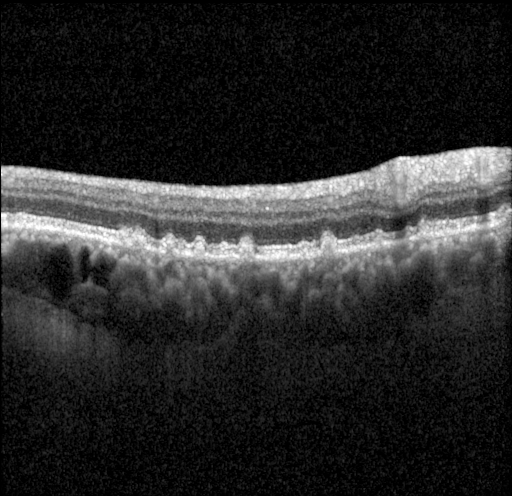
#> input picture sample-scan/volume1/1-Input.tif, 512 x 496 px
$ python -i filterfunctions.py   (imports and definitions only)   (older library calls are emulated)
#> lines starting #> are read from the running program, lines starting #| are printed output that depends on the picture; after the words box and inside, x2 and y2 are one past the last pixel; in counts of white or black regions, pixels touching at a corner belong together
import time
import numpy as np
from scipy import ndimage
import matplotlib.pyplot as plt
from skimage.filters.rank import mean_bilateral
from skimage.restoration import denoise_bilateral

from subfunctions import *

def show_image( image, block = True ):
    plt.imshow( image, cmap = plt.get_cmap('gray'))
    plt.show(block)

def biggestRegs(img):
    lbim, numL= ndimage.label(img)
    hist = np.histogram(lbim,bins=np.arange(numL+5))
    ls=hist[0]
    ln=hist[1]
    ln=ln[:-1]
    ## handle the 0 value label
    q=np.where(img==0)
    py=q[0][0]
    px=q[1][0]

    zeroL=lbim[py][px]
    ls[zeroL]=0
    max=np.amax(ls)
    ls[ls<max]=0
    l2k=ln[ls>0]

    for i in range(0,len(l2k)):
      ll=l2k[i]

      lbim[lbim==ll]=-1
    img[lbim>=0]=0

def removeSmallRegs(img,regSize):
    lbim, numL= ndimage.label(img)
    hist = np.histogram(lbim,bins=np.arange(numL+10))
    ls=hist[0]
    ln=hist[1]
    ln=ln[:-1]
    ls[0]=0
    ls[ls<regSize]=0
    l2k=ln[ls>0]
    for i in range(0,len(l2k)):
      ll=l2k[i]
      lbim[lbim==ll]=-1
    img[lbim>=0]=0

# [33 lines left out: functions FilterBilateral, computeHistogrammThreshold, not called in this run]

def getTopRNFL(img,threshold=150,debug=False):
   #threshold image
    th=threshold*0.3 # heuristik
    temp=np.copy(img)
    temp[temp<=th]=0
    temp[temp>th]=255


    removeSmallRegs(temp,50)
    biggestRegs(temp)
    height,width=temp.shape

    pointList=[]
    for x in range(0,width):
      #extract a column
      column=temp[:,x]
      y=np.argmax(column)
      if y==0:
        continue
      pointList.append([x,y])
    pts=np.array(pointList)

    xR=pts[:,0]
    yR=pts[:,1]
    offset=1
    x=xR[offset:-offset:]
    y=yR[offset:-offset:]
    z = np.polyfit(x, y, 10)
    newPoints=np.poly1d(z)
    pointList=[]

    for i in range(0,width):
        xval=i
        yval=max(0,min(int(newPoints(xval)),img.shape[0]-1))
        pointList.append([xval,yval])

    ar=np.array(pointList)
    if debug==True:
        plt.imshow(temp,cmap='gray')
        xpos=ar[:,0]
        ypos=ar[:,1]
        plt.plot(xpos,ypos,'g',lw=3)
        plt.show()
    return ar

# [546 lines left out: functions thresholdImage, normal_RPE_estimation, getIdealRPELine, getCenterLine, removeOutliers, show_images and 3 more, not called in this run]

>>> import cv2
>>> picture = cv2.imread('sample-scan/volume1/1-Input.tif', cv2.IMREAD_GRAYSCALE)
#> picture is the input picture: shape (496, 512); min 0, max 255, mean 41.6
>>> result = getTopRNFL(picture)
#> in getTopRNFL, `temp[temp<=th]=0`:
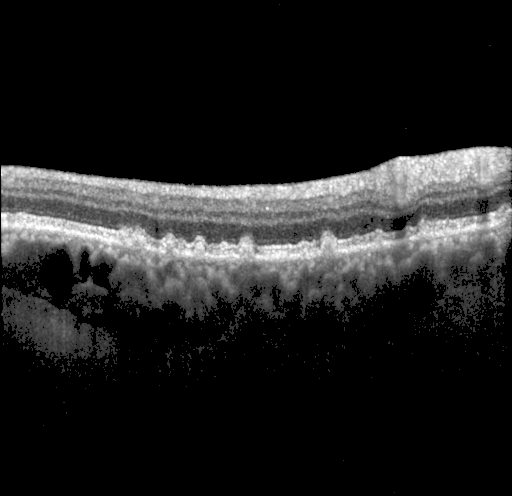
#> temp: shape (496, 512); min 0, max 255, mean 32.5
#> in getTopRNFL, `temp[temp>th]=255`:
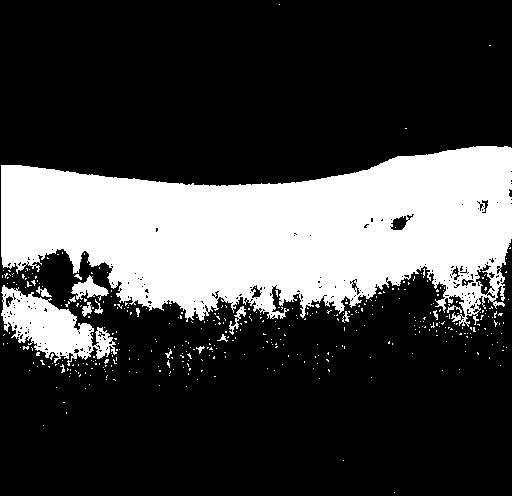
#> temp: shape (496, 512); 26.4% white; 412 white regions (395 under 20 px), largest, box (x1, y1, x2, y2) and area: (1, 146, 512, 327) 60539, (1, 285, 117, 366) 4206, (71, 275, 109, 301) 446
#> in removeSmallRegs, `lbim, numL= ndimage.label(img)`:
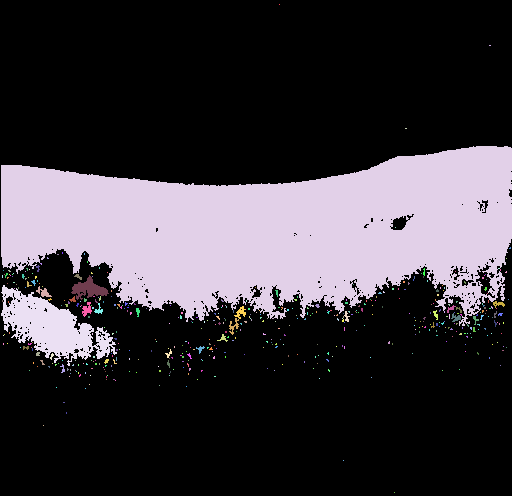
#> lbim: shape (496, 512) int32; 498 distinct labels, from 0 to 497; one colour per label, 0 black
#> in removeSmallRegs, `lbim, numL= ndimage.label(img)`: numL = 497
#> in removeSmallRegs, `ls=hist[0]`: ls = 506 values, max 187035 at index 0, min 0 at index 498, mean 501.9
#> in removeSmallRegs, `ln=hist[1]`: ln = 507 values from 0 to 506
#> in removeSmallRegs, `ln=ln[:-1]`: ln = 506 values from 0 to 505
#> in removeSmallRegs, `l2k=ln[ls>0]`: l2k = [4, 40, 65, 67, 117, 147, 231]
#> the loop in removeSmallRegs, `for i in range(0,len(l2k)):` made 7 passes
#> ll on passes 1 to 7: 4, 40, 65, 67, 117, 147, 231
#> after the loop in removeSmallRegs, `for i in range(0,len(l2k)):`: lbim: shape (496, 512) int32; 492 distinct labels, from -1 to 497
#> in removeSmallRegs, `img[lbim>=0]=0`:
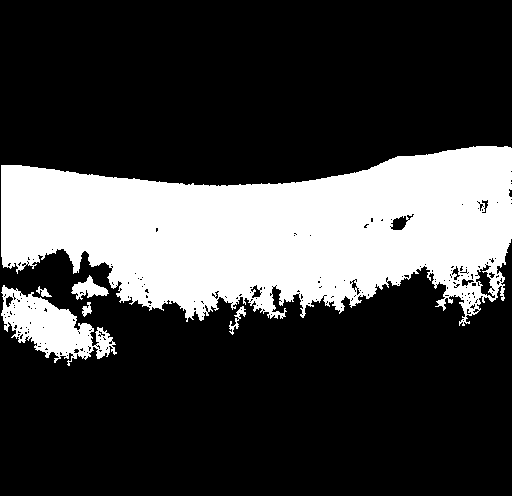
#> img: shape (496, 512); 25.7% white; 6 white regions, box (x1, y1, x2, y2) and area: (1, 146, 512, 326) 60342, (1, 285, 117, 366) 4186, (71, 275, 109, 300) 435, (229, 306, 246, 335) 139, (82, 302, 92, 317) 83, (36, 286, 52, 297) 77
#> in biggestRegs, `lbim, numL= ndimage.label(img)`:
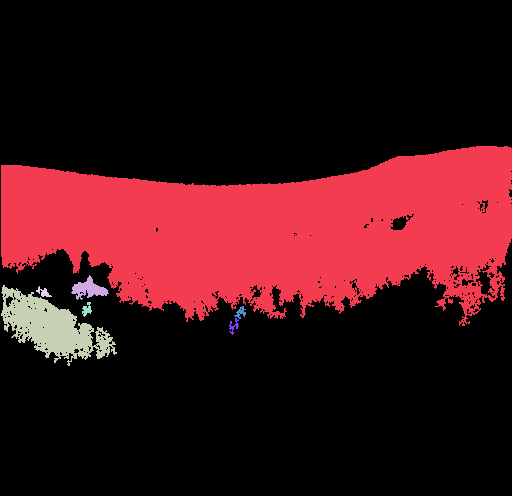
#> lbim: shape (496, 512) int32; 8 distinct labels, from 0 to 7; one colour per label, 0 black
#> in biggestRegs, `lbim, numL= ndimage.label(img)`: numL = 7
#> in biggestRegs, `hist = np.histogram(lbim,bins=np.arange(numL+5))`: hist = ([188690, 60342, 435, 4186, 77, 83, 71, 68, 0, 0, 0], [0, 1, 2, 3, 4, 5, 6, 7, 8, 9, 10, 11])
#> in biggestRegs, `ls=hist[0]`: ls = [188690, 60342, 435, 4186, 77, 83, 71, 68, 0, 0, 0]
#> in biggestRegs, `ln=hist[1]`: ln = [0, 1, 2, 3, 4, 5, 6, 7, 8, 9, 10, 11]
#> in biggestRegs, `ln=ln[:-1]`: ln = [0, 1, 2, 3, 4, 5, 6, 7, 8, 9, 10]
#> in biggestRegs, `q=np.where(img==0)`: q = 188690 positions, rows 0 to 495, columns 0 to 511
#> in biggestRegs, `py=q[0][0]`: py = 0
#> in biggestRegs, `max=np.amax(ls)`: max = 60342
#> in biggestRegs, `l2k=ln[ls>0]`: l2k = [1]
#> the loop in biggestRegs, `for i in range(0,len(l2k)):` made 1 pass
#> after the loop in biggestRegs, `for i in range(0,len(l2k)):`: lbim: shape (496, 512) int32; 8 distinct labels, from -1 to 7
#> in biggestRegs, `img[lbim>=0]=0`:
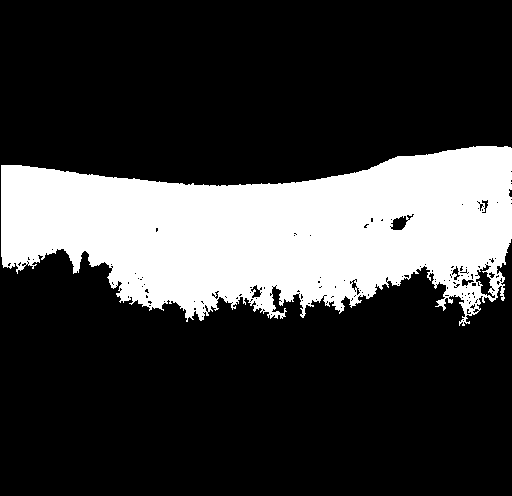
#> img: shape (496, 512); 23.8% white; 1 white region, box (x1, y1, x2, y2) and area: (1, 146, 512, 326) 60342
#> the loop in getTopRNFL, `for x in range(0,width):` made 512 passes
#> y on passes 1 to 3: 0, 165, 165
#> after the loop in getTopRNFL, `for x in range(0,width):`: pointList = 511 pairs, first value 1 to 511, second value 146 to 186
#> in getTopRNFL, `pts=np.array(pointList)`: pts has the same summary as pointList
#> in getTopRNFL, `xR=pts[:,0]`: xR = 511 values from 1 to 511
#> in getTopRNFL, `yR=pts[:,1]`: yR = 511 values, max 186 at index 208, min 146 at index 472, mean 170.7
#> in getTopRNFL, `x=xR[offset:-offset:]`: x = 509 values from 2 to 510
#> in getTopRNFL, `y=yR[offset:-offset:]`: y = 509 values, max 186 at index 207, min 146 at index 471, mean 170.8
#> in getTopRNFL, `z = np.polyfit(x, y, 10)`: z = [3.24e-22, -8.17e-19, 8.76e-16, -5.21e-13, 1.88e-10, -4.27e-08, 6.02e-06, -0.00051, 0.024, -0.406, 166.8]
#> the loop in getTopRNFL, `for i in range(0,width):` made 512 passes
#> yval on passes 1 to 3: 166, 166, 166
#> after the loop in getTopRNFL, `for i in range(0,width):`: pointList = 512 pairs, first value 0 to 511, second value 145 to 184
#> in getTopRNFL, `ar=np.array(pointList)`: ar has the same summary as pointList
#> result has the same summary as pointList in getTopRNFL

$ run again, on sample-scan/volume1/10-Input.tif
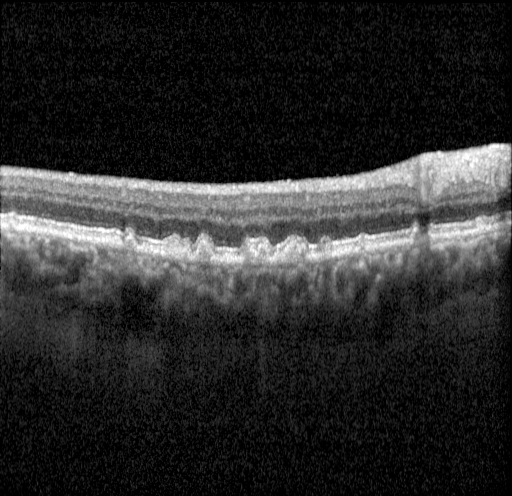
#> input picture sample-scan/volume1/10-Input.tif, 512 x 496 px
#> picture is the input picture: shape (496, 512); min 0, max 255, mean 43.5
#> in removeSmallRegs, `lbim, numL= ndimage.label(img)`: numL = 870
#> in removeSmallRegs, `ls=hist[0]`: ls = 879 values, max 183598 at index 0, min 0 at index 871, mean 288.9
#> in removeSmallRegs, `ln=hist[1]`: ln = 880 values from 0 to 879
#> in removeSmallRegs, `ln=ln[:-1]`: ln = 879 values from 0 to 878
#> in removeSmallRegs, `l2k=ln[ls>0]`: l2k = [20, 174, 338, 427, 465, 623]
#> the loop in removeSmallRegs, `for i in range(0,len(l2k)):` made 6 passes
#> ll on passes 1 to 6: 20, 174, 338, 427, 465, 623
#> in biggestRegs, `lbim, numL= ndimage.label(img)`:
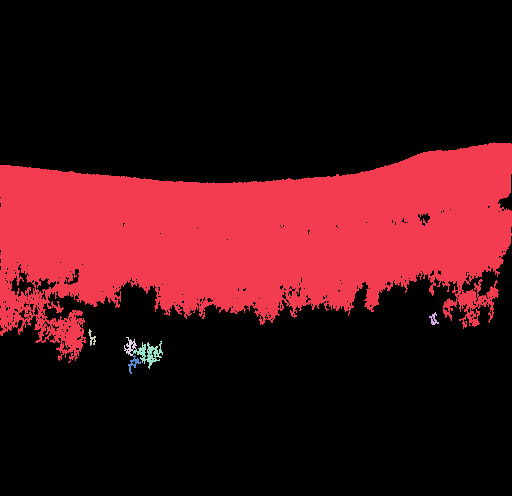
#> lbim: shape (496, 512) int32; 7 distinct labels, from 0 to 6; one colour per label, 0 black
#> in biggestRegs, `lbim, numL= ndimage.label(img)`: numL = 6
#> hist = ([186010, 67332, 58, 53, 105, 314, 80, 0, 0, 0], [0, 1, 2, 3, 4, 5, 6, 7, 8, 9, 10])
#> in biggestRegs, `ls=hist[0]`: ls = [186010, 67332, 58, 53, 105, 314, 80, 0, 0, 0]
#> in biggestRegs, `ln=hist[1]`: ln = [0, 1, 2, 3, 4, 5, 6, 7, 8, 9, 10]
#> in biggestRegs, `ln=ln[:-1]`: ln = [0, 1, 2, 3, 4, 5, 6, 7, 8, 9]
#> q = 186010 positions, rows 0 to 495, columns 0 to 511
#> py = 0
#> max = 67332
#> in biggestRegs, `l2k=ln[ls>0]`: l2k = [1]
#> the loop in biggestRegs, `for i in range(0,len(l2k)):` made 1 pass
#> in biggestRegs, `img[lbim>=0]=0`:
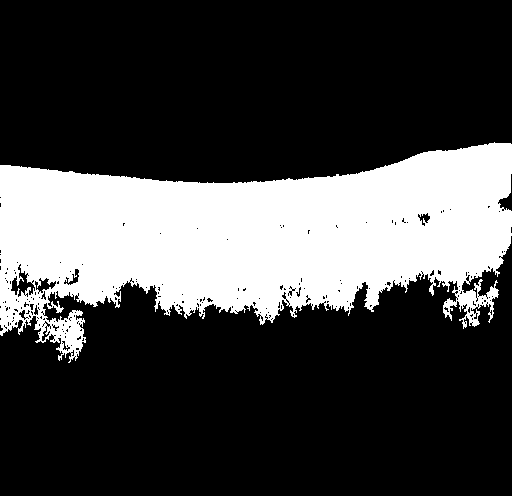
#> img: shape (496, 512); 26.5% white; 1 white region, box (x1, y1, x2, y2) and area: (0, 142, 512, 363) 67332
#> the loop in getTopRNFL, `for x in range(0,width):` made 512 passes
#> y on passes 1 to 3: 165, 165, 165
#> after the loop in getTopRNFL, `for x in range(0,width):`: pointList = 512 pairs, first value 0 to 511, second value 142 to 183
#> pts has the same summary as pointList
#> xR = 512 values from 0 to 511
#> yR = 512 values, max 183 at index 198, min 142 at index 494, mean 169.9
#> x = 510 values from 1 to 510
#> in getTopRNFL, `y=yR[offset:-offset:]`: y = 510 values, max 183 at index 197, min 142 at index 493, mean 170
#> z = [2.06e-22, -5.65e-19, 6.56e-16, -4.2e-13, 1.62e-10, -3.89e-08, 5.68e-06, -0.000483, 0.0215, -0.302, 166.4]
#> the loop in getTopRNFL, `for i in range(0,width):` made 512 passes
#> yval on passes 1 to 3: 166, 166, 165
#> after the loop in getTopRNFL, `for i in range(0,width):`: pointList = 512 pairs, first value 0 to 511, second value 141 to 182
#> ar has the same summary as pointList
#> result has the same summary as pointList in getTopRNFL

$ run again, on sample-scan/volume1/100-Input.tif
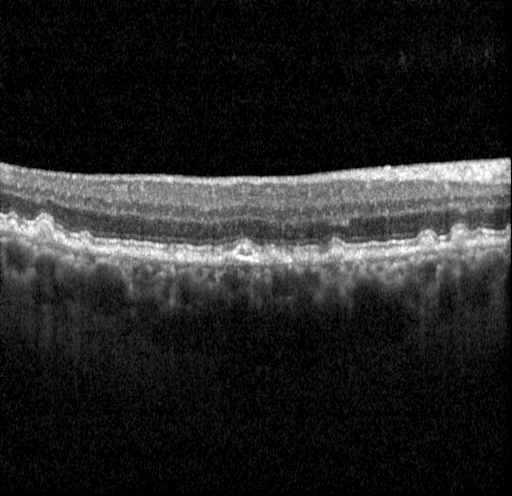
#> input picture sample-scan/volume1/100-Input.tif, 512 x 496 px
#> picture is the input picture: shape (496, 512); min 0, max 254, mean 36.5
#> in removeSmallRegs, `lbim, numL= ndimage.label(img)`: numL = 258
#> in removeSmallRegs, `ls=hist[0]`: ls = 267 values, max 190950 at index 0, min 0 at index 259, mean 951.1
#> in removeSmallRegs, `ln=hist[1]`: ln = 268 values from 0 to 267
#> in removeSmallRegs, `ln=ln[:-1]`: ln = 267 values from 0 to 266
#> in removeSmallRegs, `l2k=ln[ls>0]`: l2k = [7, 59, 61, 72, 93, 121]
#> the loop in removeSmallRegs, `for i in range(0,len(l2k)):` made 6 passes
#> ll on passes 1 to 6: 7, 59, 61, 72, 93, 121
#> in biggestRegs, `lbim, numL= ndimage.label(img)`:
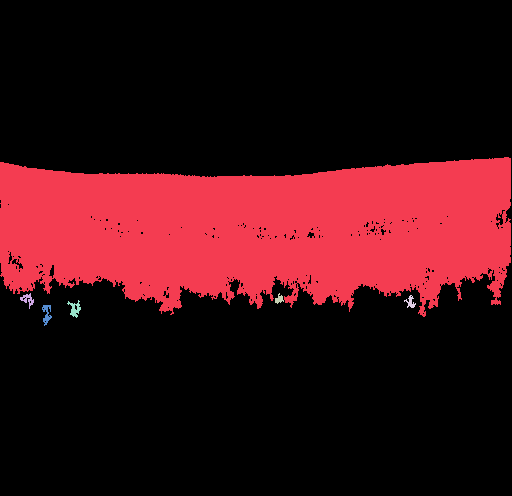
#> lbim: shape (496, 512) int32; 7 distinct labels, from 0 to 6; one colour per label, 0 black
#> in biggestRegs, `lbim, numL= ndimage.label(img)`: numL = 6
#> hist = ([191807, 61713, 89, 54, 69, 113, 107, 0, 0, 0], [0, 1, 2, 3, 4, 5, 6, 7, 8, 9, 10])
#> in biggestRegs, `ls=hist[0]`: ls = [191807, 61713, 89, 54, 69, 113, 107, 0, 0, 0]
#> in biggestRegs, `ln=hist[1]`: ln = [0, 1, 2, 3, 4, 5, 6, 7, 8, 9, 10]
#> in biggestRegs, `ln=ln[:-1]`: ln = [0, 1, 2, 3, 4, 5, 6, 7, 8, 9]
#> q = 191807 positions, rows 0 to 495, columns 0 to 511
#> py = 0
#> max = 61713
#> in biggestRegs, `l2k=ln[ls>0]`: l2k = [1]
#> the loop in biggestRegs, `for i in range(0,len(l2k)):` made 1 pass
#> in biggestRegs, `img[lbim>=0]=0`:
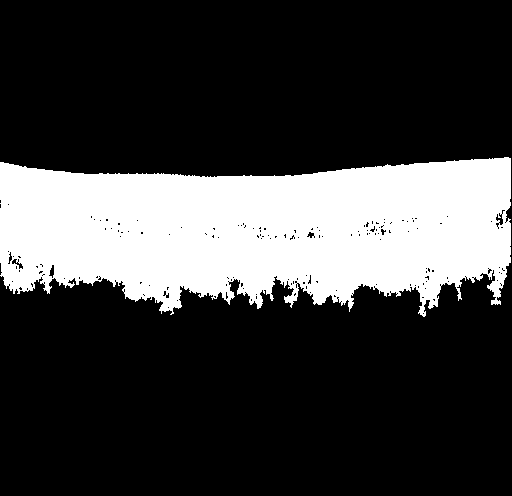
#> img: shape (496, 512); 24.3% white; 1 white region, box (x1, y1, x2, y2) and area: (0, 157, 511, 317) 61713
#> the loop in getTopRNFL, `for x in range(0,width):` made 512 passes
#> y on passes 1 to 3: 162, 162, 162
#> after the loop in getTopRNFL, `for x in range(0,width):`: pointList = 511 pairs, first value 0 to 510, second value 157 to 177
#> pts has the same summary as pointList
#> xR = 511 values from 0 to 510
#> yR = 511 values, max 177 at index 200, min 157 at index 504, mean 169.7
#> x = 509 values from 1 to 509
#> in getTopRNFL, `y=yR[offset:-offset:]`: y = 509 values, max 177 at index 199, min 157 at index 503, mean 169.8
#> z = [-5.87e-23, 1.52e-19, -1.65e-16, 9.63e-14, -3.24e-11, 6.23e-09, -6.42e-07, 3.28e-05, -0.00178, 0.231, 161.7]
#> the loop in getTopRNFL, `for i in range(0,width):` made 512 passes
#> yval on passes 1 to 3: 161, 161, 162
#> after the loop in getTopRNFL, `for i in range(0,width):`: pointList = 512 pairs, first value 0 to 511, second value 157 to 176
#> ar has the same summary as pointList
#> result has the same summary as pointList in getTopRNFL

$ run again, on sample-scan/volume1/101-Input.tif
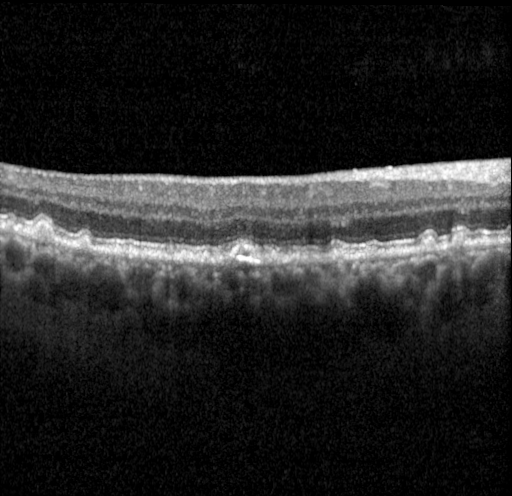
#> input picture sample-scan/volume1/101-Input.tif, 512 x 496 px
#> picture is the input picture: shape (496, 512); min 0, max 254, mean 36.7
#> in removeSmallRegs, `lbim, numL= ndimage.label(img)`: numL = 195
#> in removeSmallRegs, `ls=hist[0]`: ls = 204 values, max 190834 at index 0, min 0 at index 196, mean 1244.9
#> in removeSmallRegs, `ln=hist[1]`: ln = 205 values from 0 to 204
#> in removeSmallRegs, `ln=ln[:-1]`: ln = 204 values from 0 to 203
#> in removeSmallRegs, `l2k=ln[ls>0]`: l2k = [2, 47, 66]
#> the loop in removeSmallRegs, `for i in range(0,len(l2k)):` made 3 passes
#> ll on passes 1 to 3: 2, 47, 66
#> in biggestRegs, `lbim, numL= ndimage.label(img)`:
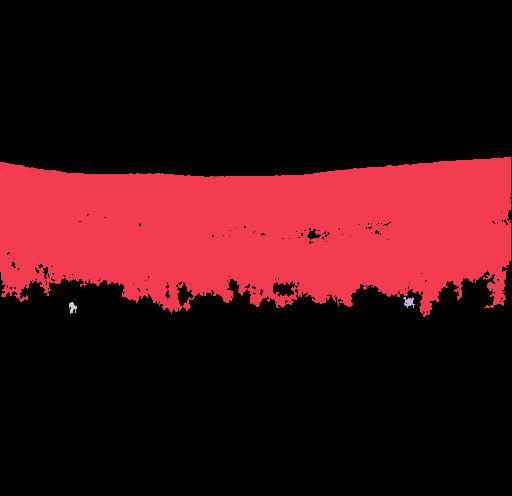
#> lbim: shape (496, 512) int32; 4 distinct labels, from 0 to 3; one colour per label, 0 black
#> in biggestRegs, `lbim, numL= ndimage.label(img)`: numL = 3
#> hist = ([191599, 62223, 73, 57, 0, 0, 0], [0, 1, 2, 3, 4, 5, 6, 7])
#> in biggestRegs, `ls=hist[0]`: ls = [191599, 62223, 73, 57, 0, 0, 0]
#> in biggestRegs, `ln=hist[1]`: ln = [0, 1, 2, 3, 4, 5, 6, 7]
#> in biggestRegs, `ln=ln[:-1]`: ln = [0, 1, 2, 3, 4, 5, 6]
#> q = 191599 positions, rows 0 to 495, columns 0 to 511
#> py = 0
#> max = 62223
#> in biggestRegs, `l2k=ln[ls>0]`: l2k = [1]
#> the loop in biggestRegs, `for i in range(0,len(l2k)):` made 1 pass
#> in biggestRegs, `img[lbim>=0]=0`:
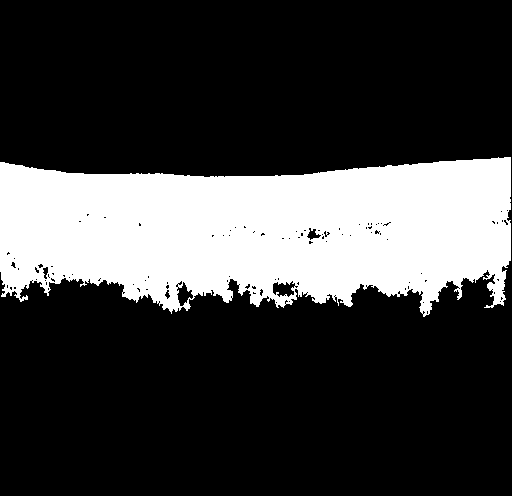
#> img: shape (496, 512); 24.5% white; 1 white region, box (x1, y1, x2, y2) and area: (0, 157, 511, 317) 62223
#> the loop in getTopRNFL, `for x in range(0,width):` made 512 passes
#> y on passes 1 to 3: 162, 162, 162
#> after the loop in getTopRNFL, `for x in range(0,width):`: pointList = 511 pairs, first value 0 to 510, second value 157 to 177
#> pts has the same summary as pointList
#> xR = 511 values from 0 to 510
#> yR = 511 values, max 177 at index 204, min 157 at index 498, mean 169.8
#> x = 509 values from 1 to 509
#> in getTopRNFL, `y=yR[offset:-offset:]`: y = 509 values, max 177 at index 203, min 157 at index 497, mean 169.8
#> z = [-6.56e-23, 1.6e-19, -1.6e-16, 8.42e-14, -2.41e-11, 3.32e-09, -5.56e-08, -3.38e-05, 0.0021, 0.142, 162]
#> the loop in getTopRNFL, `for i in range(0,width):` made 512 passes
#> yval on passes 1 to 3: 161, 162, 162
#> after the loop in getTopRNFL, `for i in range(0,width):`: pointList = 512 pairs, first value 0 to 511, second value 156 to 176
#> ar has the same summary as pointList
#> result has the same summary as pointList in getTopRNFL
